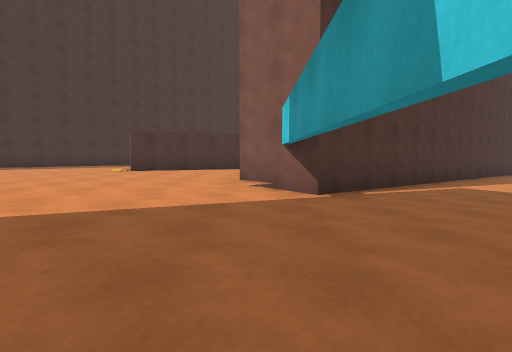
view 1 (above)

22 first-person views from a walk through a scene from a Unity 3-D project. The camera is 1.2 m above the floor, tilts 4° down and sees 80° across. The floor is counted in squares, 2 m on a side. Each view is taken from the middle of a square. On the plan, view 1 faces up. The plan holds only what a view shows up to about 9 squares ahead; the rest is blank. The place goes on beyond the plan. The player is left out.

view 2
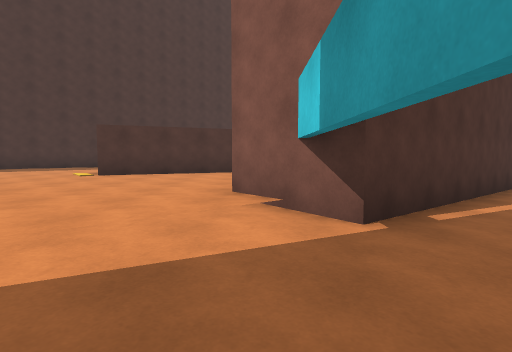

view 3
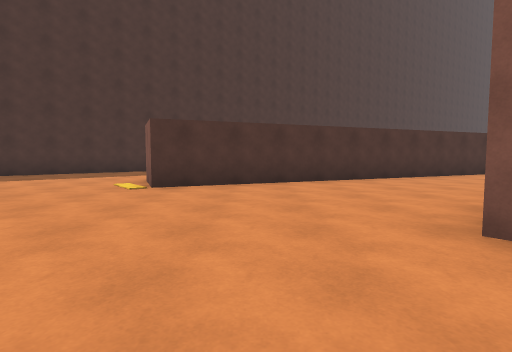

view 4
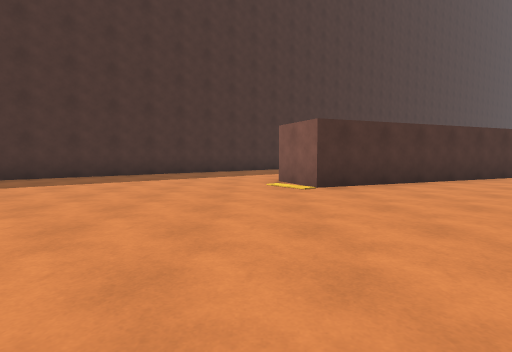

view 5
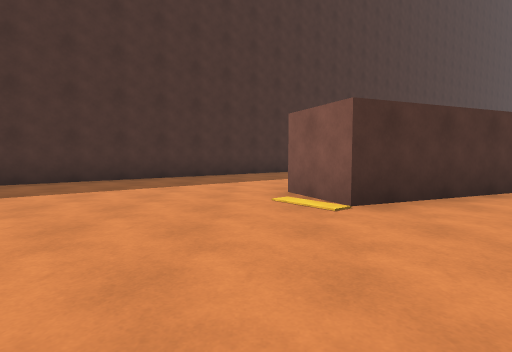

view 6
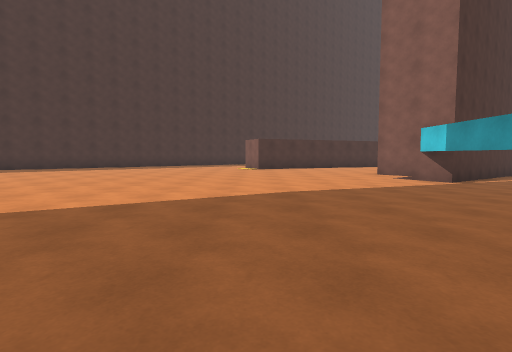

view 7
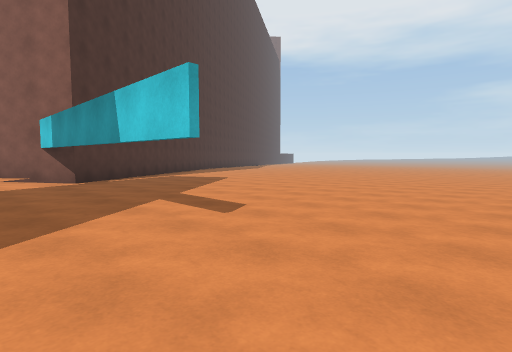

view 8
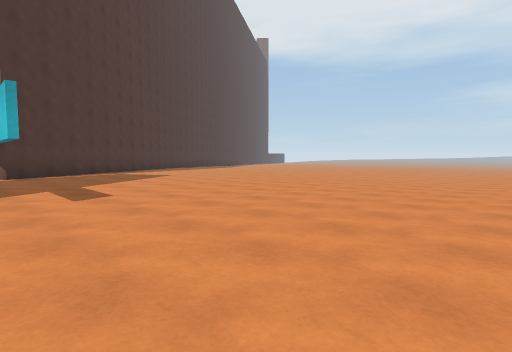

view 9
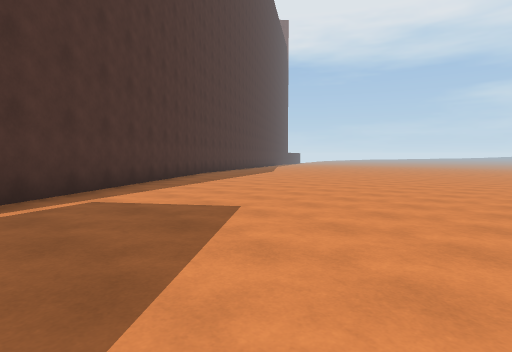

view 10
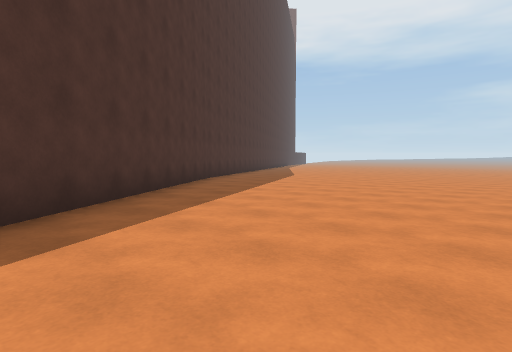

view 11
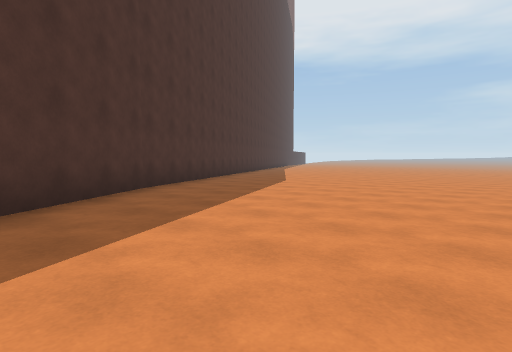

view 12
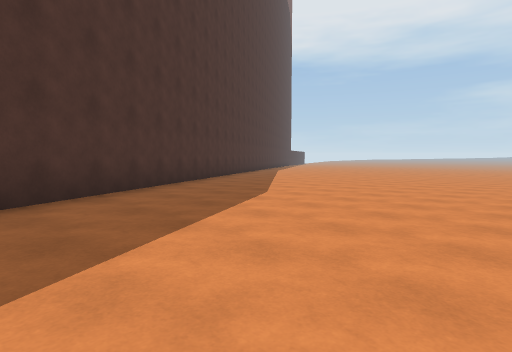

view 13
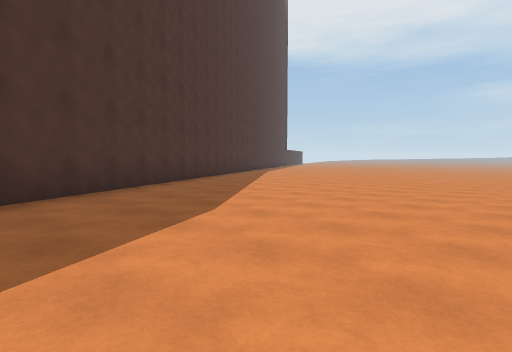

view 14
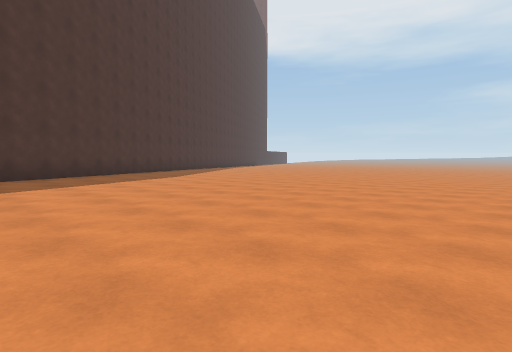

view 15
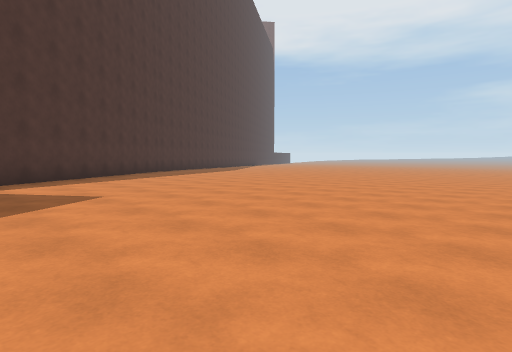

view 16
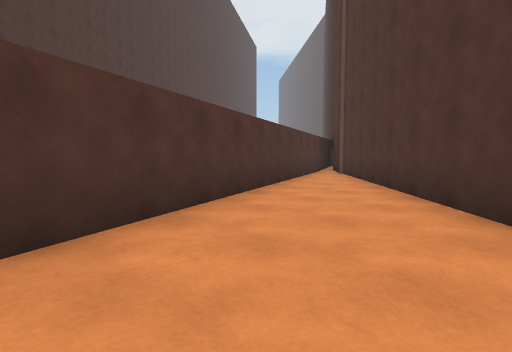

view 17
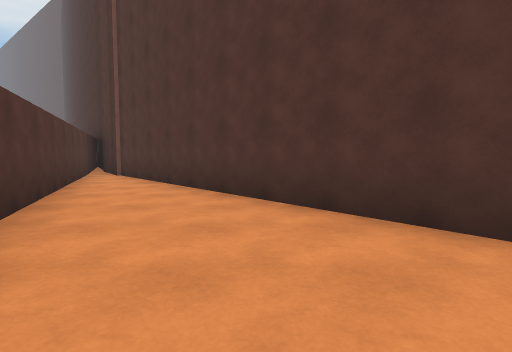

view 18
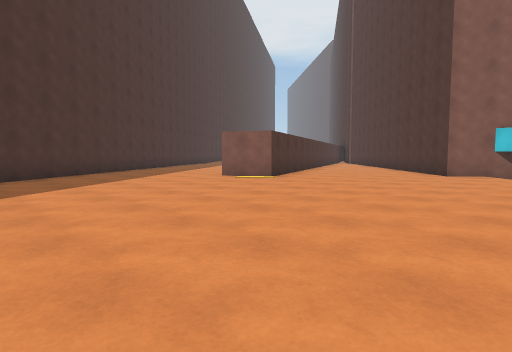

view 19
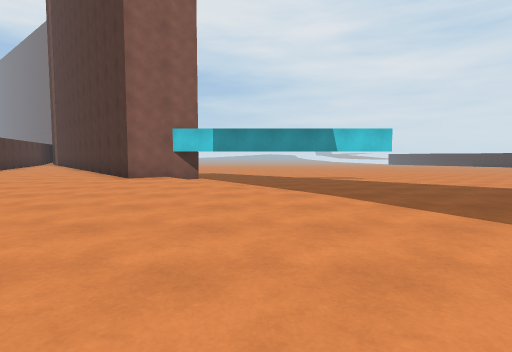

view 20
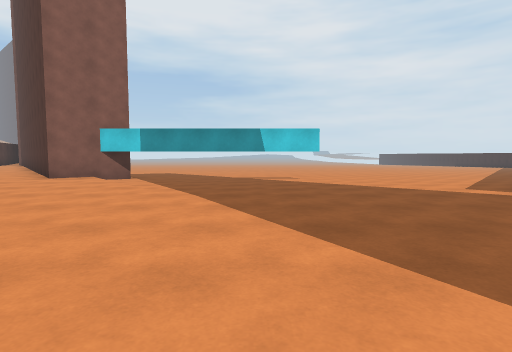

view 21
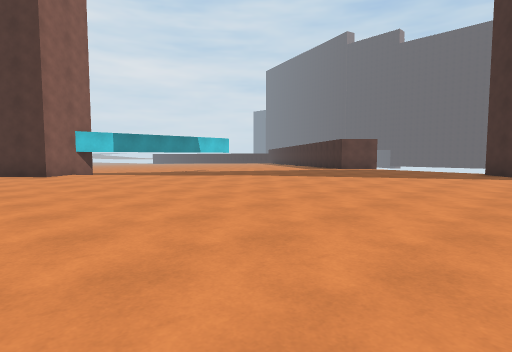

view 22
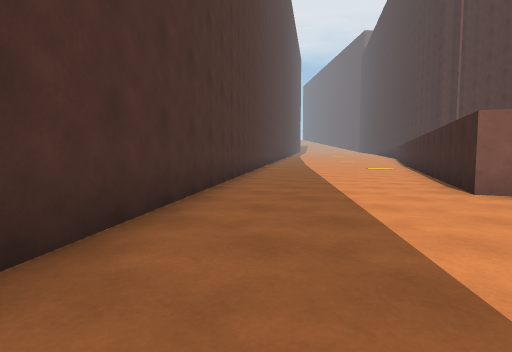

### Floor plan
Key: @ floor where view 1 was taken; # wall or solid block; . main floor; - floor 0.25 m lower than the main floor; _ floor 0.5 m lower than the main floor; < floor 0.75 m lower than the main floor; ( floor 1 m lower than the main floor; ! floor 1.25 m lower than the main floor; / step, stairs or slope.
Columns run from 10 left of view 1 to 18 right of it. Each row starts with its distance up from view 1.
 18                            ##
 17      ##                  ###!
 16     ##..                ##((!
 15   ###....         ##  ###(((!
 14  ##.......    #########(((((!
 13 ##......... ###...####<(((((!
 12 #.......#####....###<<<(((((!
 11 ......#####.....###<<<<(((((!
 10 ......##......####<<<<<(((((!
  9 .............####_<<<<<(((((!
  8 ............####__<<<<<(((((!
  7 ...........###____<<<<<(((((!
  6 ..........###_____<<<<<(((((!
  5 ........../#-_____<<<<<(((((!
  4 ........./-#-_____<<<<<(((
  3 ........---#-_____<<<<<((
  2  .......---#-_____<<<<<(((
  1  .......---#-_____<<<<<(((
  0  .......--@#-_____<<
 -1  .......-----_____<<<
 -2  ... ...-----_____<<<
 -3  #.   ..-----_____<<<<
 -4         -----_____<<<<
 -5          ----___
 -6           --

Where each view was taken, in squares from view 1:
view 1: 0 up, 0 right, facing up
view 2: 2 up, 0 right, facing up
view 3: 4 up, 2 left, facing up
view 4: 4 up, 5 left, facing up
view 5: 6 up, 5 left, facing up
view 6: 3 down, 4 left, facing up
view 7: 3 down, 1 left, facing up-right
view 8: 5 down, 0 right, facing up-right
view 9: 2 up, 3 right, facing up-right
view 10: 5 up, 5 right, facing up-right
view 11: 7 up, 8 right, facing up-right
view 12: 9 up, 11 right, facing up-right
view 13: 10 up, 13 right, facing up-right
view 14: 4 up, 10 right, facing up-right
view 15: 0 up, 4 right, facing up-right
view 16: 9 up, 0 right, facing up-right
view 17: 10 up, 0 right, facing right
view 18: 4 up, 10 left, facing up-right
view 19: 3 up, 8 left, facing right
view 20: 1 up, 8 left, facing right
view 21: 8 up, 10 left, facing down-right
view 22: 10 up, 10 left, facing up-right
